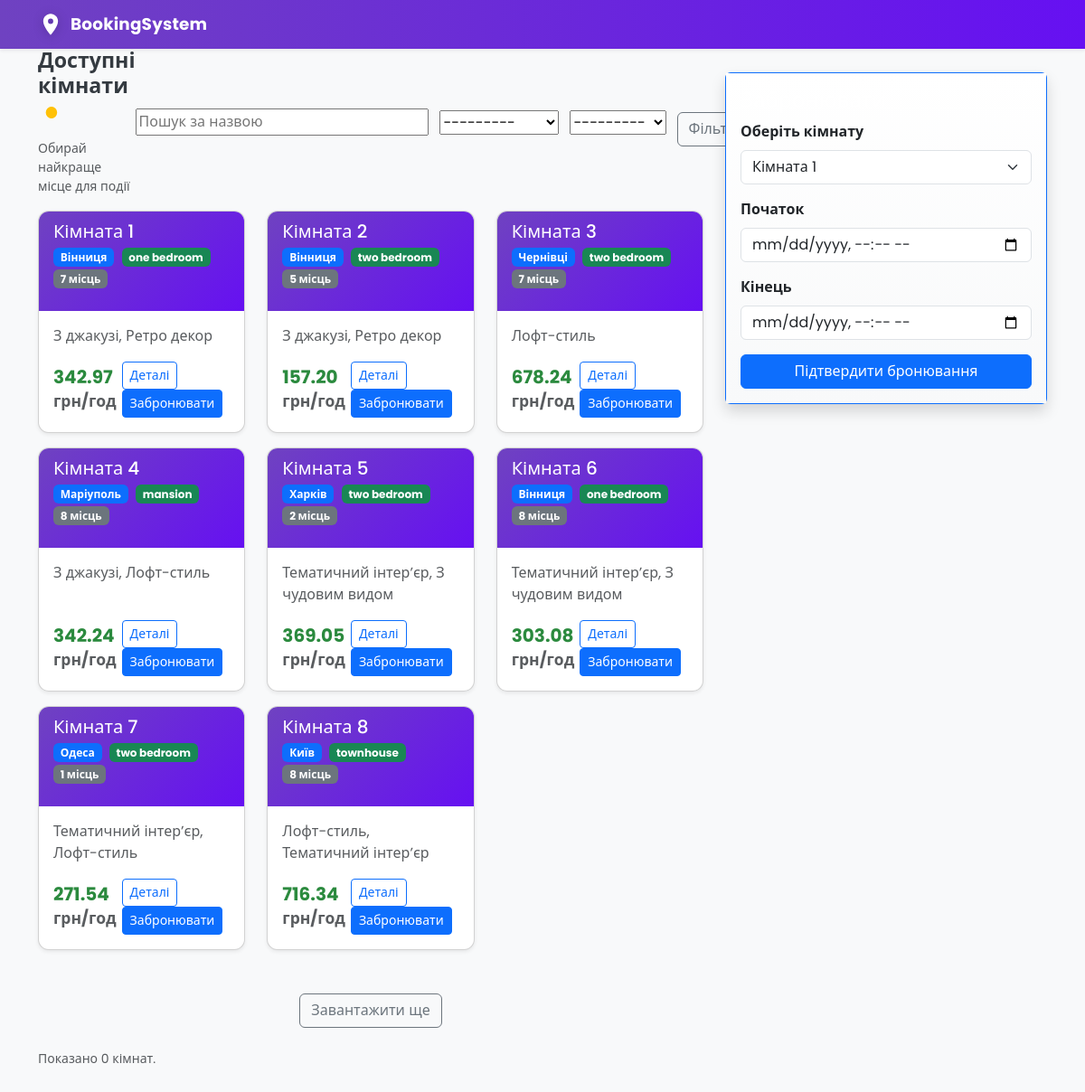
The app's page /rooms/ (signed in) with its own data.
### bookings/models.py (models this page shows, shortened)
class Room(models.Model):
    name = models.CharField(max_length=100, verbose_name="Назва кімнати")
    type = models.ForeignKey(RoomType, null=True, blank=True, on_delete=models.SET_NULL, verbose_name="Тип")
    capacity = models.IntegerField(verbose_name="Вмістимість")
    price_per_hour = models.DecimalField(max_digits=10, decimal_places=2, verbose_name="Ціна за годину")
    features = models.TextField(blank=True, verbose_name="Особливості")
    city = models.ForeignKey(City, null=True, blank=True, on_delete=models.SET_NULL, verbose_name="Місто")
    location = models.ForeignKey(Location, null=True, blank=True, on_delete=models.SET_NULL, verbose_name="Локація")
    latitude = models.FloatField(null=True, blank=True, verbose_name="Широта")
    longitude = models.FloatField(null=True, blank=True, verbose_name="Довгота")

class City(models.Model):
    name = models.CharField(max_length=100, verbose_name="Місто")
    country = models.CharField(max_length=100, blank=True, verbose_name="Країна")
    class Meta:
        verbose_name = "Місто"
        verbose_name_plural = "Міста"
    def __str__(self):
        return self.name

class RoomType(models.Model):
    name = models.CharField(max_length=100, verbose_name=_("Тип кімнати"))
    class Meta:
        verbose_name = _("Тип кімнати")
        verbose_name_plural = _("Типи кімнат")
    def __str__(self):
        return self.name

### bookings/views.py (the view, shortened to what this page needs)
# urls.py: path('', views.room_list, name='room_list'),
@login_required
def room_list(request):
    form = RoomFilterForm(request.GET or None)
    qs = Room.objects.all().select_related('city', 'location', 'type')
    from django.core.paginator import Paginator
    paginator = Paginator(qs.order_by('id'), 8)
    page_number = request.GET.get('page', 1)
    page_obj = paginator.get_page(page_number)
    if request.headers.get('x-requested-with') == 'XMLHttpRequest':
        from django.template.loader import render_to_string
        html = render_to_string('bookings/_room_cards.html', {'rooms': page_obj})
        return JsonResponse({'html': html, 'has_next': page_obj.has_next()})
    all_rooms = Room.objects.all().order_by('id')
    return render(request, 'bookings/room_list.html', {'rooms': page_obj, 'filter_form': form, 'all_rooms': all_rooms})

### bookings/forms.py
class RoomFilterForm(forms.Form):
    search = forms.CharField(required=False, label='Пошук', widget=forms.TextInput(attrs={'placeholder': 'Пошук за назвою'}))
    type = forms.ModelChoiceField(queryset=RoomType.objects.all(), required=False, label='Тип кімнати')
    city = forms.ModelChoiceField(queryset=City.objects.all(), required=False, label='Місто')
    max_price = forms.DecimalField(required=False, decimal_places=2, max_digits=10, label='Макс. ціна')

### bookings/templates/bookings/room_list.html (shortened to what this page needs)
{% extends 'bookings/base.html' %}
{% block content %}
<div class="row">
    <div class="col-md-8">
        <div class="d-flex justify-content-between align-items-center mb-3 rooms-header">
            <div>
              <h2 class="m-0 rooms-title">Доступні кімнати <span class="accent-dot" aria-hidden="true">●</span></h2>
              <p class="rooms-subtitle text-muted small mb-0">Обирай найкраще місце для події</p>
            </div>
            <div class="d-flex" style="gap: .5rem; align-items: center;">
                <form id="filter-form" method="get" class="d-flex align-items-center" style="gap: .5rem;">
                    <div class="me-1">{{ filter_form.search }}</div>
                    <div class="me-1">{{ filter_form.type }}</div>
                    <div class="me-1">{{ filter_form.city }}</div>
                    <button class="btn btn-outline-secondary" type="submit">Фільтр</button>
                </form>
                <a href="{% url 'random_room' %}?minimal=1" class="btn btn-warning surprise-btn">🎲 Сюрприз!</a>
                <a class="btn btn-outline-success" href="#" id="show-map" data-rooms-map-url="{% url 'api_rooms_map' %}">🗺️ Мапа</a>
            </div>
        </div>
        <div id="rooms-area">
            {% include 'bookings/_room_cards.html' with rooms=rooms %}
        </div>
        <div class="mt-4">
          <p class="text-muted small">Показано {{ rooms.paginator.count|default:rooms|length }} кімнат.</p>
        </div>
    </div>
    <div class="col-md-4">
        <div class="card border-primary shadow booking-sidebar">
            <div class="card-body">
                <h4 class="card-title">Забронювати</h4>
                <form method="post">
                    <div class="mb-3">
                        <label class="form-label">Оберіть кімнату</label>
                        <select name="room" class="form-select">
                            {% for room in all_rooms %}
                                <option value="{{ room.id }}">{{ room.name }}</option>
                            {% endfor %}
                        </select>
                    </div>
                    <div class="mb-3">
                        <label class="form-label">Початок</label>
                        <input type="datetime-local" name="start_time" class="form-control" required>
                    </div>
                    <div class="mb-3">
                        <label class="form-label">Кінець</label>
                        <input type="datetime-local" name="end_time" class="form-control" required>
                    </div>
                    <button type="submit" class="btn btn-primary w-100">Підтвердити бронювання</button>
                </form>
            </div>
        </div>
    </div>
</div>
{% endblock %}

### bookings/templates/bookings/_room_cards.html (shortened to what this page needs)
<div class="row" id="rooms-grid">
  {% for room in rooms %}
    <div class="col-md-6 col-lg-4 mb-3 room-card">
      <div class="card h-100 shadow-sm hover-card">
        <div class="card-img-top placeholder-img d-flex align-items-end p-3">
          <div class="w-100 text-white">
            <h5 class="card-title mb-1">{{ room.name }}</h5>
            <div class="mb-2">
              {% if room.city %}<span class="badge bg-primary me-1">{{ room.city.name }}</span>{% endif %}
              {% if room.type %}<span class="badge bg-success me-1">{{ room.type.name }}</span>{% endif %}
              <span class="badge bg-secondary">{{ room.capacity }} місць</span>
            </div>
          </div>
        </div>
        <div class="card-body d-flex flex-column">
          <p class="card-text text-muted mb-3">{{ room.features|truncatewords:15 }}</p>
          <div class="mt-auto d-flex justify-content-between align-items-center">
            <div>
              <span class="room-price h5 mb-0">{{ room.price_per_hour }} <small class="text-muted">грн/год</small></span>
            </div>
            <div>
              <a href="{% url 'room_detail' room.id %}" class="btn btn-sm btn-outline-primary me-2">Деталі</a>
              <button class="btn btn-sm btn-primary book-now me-2" data-room-id="{{ room.id }}">Забронювати</button>
            </div>
          </div>
        </div>
      </div>
    </div>
  {% empty %}
    <div class="col-12">
      <p class="text-muted">Нічого не знайдено.</p>
    </div>
  {% endfor %}
</div>
{% if rooms.has_other_pages %}
  <div class="d-flex justify-content-center mt-3">
    {% if rooms.has_next %}
      <button id="load-more" class="btn btn-outline-secondary" data-next-page="{{ rooms.next_page_number }}">Завантажити ще</button>
    {% endif %}
  </div>
{% endif %}

### bookings/static/bookings/css/styles.css (style rules this page uses)
body { font-family: 'Poppins', system-ui, -apple-system, 'Segoe UI', Roboto, 'Helvetica Neue', Arial, 'Noto Sans', sans-serif; background: #f8f9fa; }
.card.border-primary { border-width: 1px; }
.rooms-header { align-items: flex-start; }
.rooms-title { display: inline-block; position: relative; font-size: 1.45rem; font-weight: 700; color: #343a40; }
.rooms-title .accent-dot { color: #ffc107; font-size: 1.05rem; margin-left: .45rem; transform: translateY(-1px); }
.rooms-subtitle { margin-top: 2px; }
.rooms-title:after { content: ''; display: block; height: 6px; width: 54%; margin-top: .5rem; border-radius: 6px; background: linear-gradient(90deg,#ffdd57,#ff7a18); transform: scaleX(0); transform-origin: left; transition: transform .34s cubic-bezier(.2,.8,.2,1); }
.btn-outline-secondary { margin-top: 1rem; }
.form-label { font-weight: 600; }
.surprise-btn { animation: pulse 2s infinite; }
.placeholder-img { background: linear-gradient(135deg, #6f42c1 0%, #6610f2 100%); height: 110px; border-top-left-radius: .5rem; border-top-right-radius: .5rem; }
.card-title { color: #fff !important; }
.room-price { color: #2b8a3e; font-weight: 700; }
.room-card .card { border-radius: .75rem; overflow: hidden; }
.booking-sidebar { position: sticky; top: 80px; z-index: 2; }
.booking-sidebar .card-body { background: linear-gradient(180deg, #ffffff, #f8f9fa); }
.room-card { transition: box-shadow .2s; }
.room-card .card { border-radius: .75rem; }

### records on screen
Room: name "Кімната 1", city.name "Вінниця", type.name "one bedroom", capacity "7", features "З джакузі, Ретро декор", price_per_hour "342.97"
Room: name "Кімната 2", city.name "Вінниця", type.name "two bedroom", capacity "5", features "З джакузі, Ретро декор", price_per_hour "157.20"
Room: name "Кімната 3", city.name "Чернівці", type.name "two bedroom", capacity "7", features "Лофт-стиль", price_per_hour "678.24"
Room: name "Кімната 4", city.name "Маріуполь", type.name "mansion", capacity "8", features "З джакузі, Лофт-стиль", price_per_hour "342.24"
Room: name "Кімната 5", city.name "Харків", type.name "two bedroom", capacity "2", features "Тематичний інтер’єр, З чудовим видом", price_per_hour "369.05"
Room: name "Кімната 6", city.name "Вінниця", type.name "one bedroom", capacity "8", features "Тематичний інтер’єр, З чудовим видом", price_per_hour "303.08"
Room: name "Кімната 7", city.name "Одеса", type.name "two bedroom", capacity "1", features "Тематичний інтер’єр, Лофт-стиль", price_per_hour "271.54"
Room: name "Кімната 8", city.name "Київ", type.name "townhouse", capacity "8", features "Лофт-стиль, Тематичний інтер’єр", price_per_hour "716.34"

### other values on screen
{{ rooms.paginator.count|default:rooms|length }} "0"
form field room "Кімната 1"
